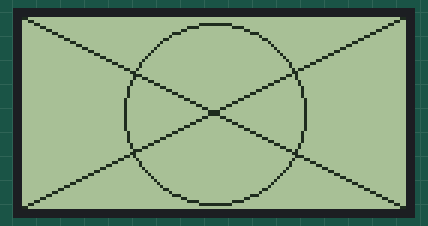
Bench run of a sketch on a simulated Arduino Uno, built with avr-gcc and run on an emulated ATmega328P. On the bench: 128×64 one-colour display.

Above: at 0.1 s.

The sketch:

DISPLAY_128_64_GRAPH.ino
```cpp
// библиотека для работы с графическими дисплеями
#include <U8g2lib.h>


U8G2_KS0108_128X64_F u8g2(U8G2_R0, 13, 12, 11, 10, 9, 8, 7, 6,
                          2, 3, 5, 4, U8X8_PIN_NONE, U8X8_PIN_NONE);

void setup(void)
{
  Serial.begin(9600);
  // начало работы с дисплеем
  u8g2.begin();
  // переменные для хранения высоты и ширины дисплея
  int width = u8g2.getBufferTileWidth() * 8;
  int height = u8g2.getBufferTileHeight() * 8;
  // рисуем две диаганали
  u8g2.drawLine(0, 0, width - 1, height - 1);
  u8g2.drawLine(0, height - 1, width - 1, 0);
  // рисуем окружность в центре дисплея и радиусом 30
  u8g2.drawCircle(width / 2, height / 2, 30, U8G2_DRAW_ALL);
  // отсылаем данные на дисплей
  u8g2.sendBuffer();
}

void loop(void)
{
}


  // рисуем диск (закрашенную окружность) в центре дисплея и радиусом 20
  //u8g2.drawDisc(width / 2, height / 2, 20, U8G2_DRAW_ALL);

/* пины дисплея:
  | 1 | 2 | 3 | 4 | 5 | 6 | 7 | 8 | 9 | 10 | 11 | 12 | 13 | 14 | 15 | 16 | 17 | 18 | 19 | 20 |
  |+5В|Vdd|Vo |DB0|DB1|DB2|DB3|DB4|DB5| DB6| DB7| CS1| CS2| RST| R/W| D/I| E  | Vee| A  | K  |

  создаём объект для работы с графическим дисплеем
  U8G2_KS0108_128X64_F u8g2(ROTATION, D0, D1, D2, D3, D2, D3, D4, D5, D6, D7,
                            EN, D/I, CS0, CS1, CS2, RESET);
  ROTATION:   угол поворота дисплея
    U8G2_R0:  0 градусов
    U8G2_R1:  90 градусов
    U8G2_R2:  180 градусов
    U8G2_R3:  270 градусов
  D0..D7: пины данных
  EN: стробирование данных
  D/I: команды / данные
  CS0-CS2: выбор кристала
  RESET: сброс
  R/W: чтение / запись (подключайте к земле)
*/
```
